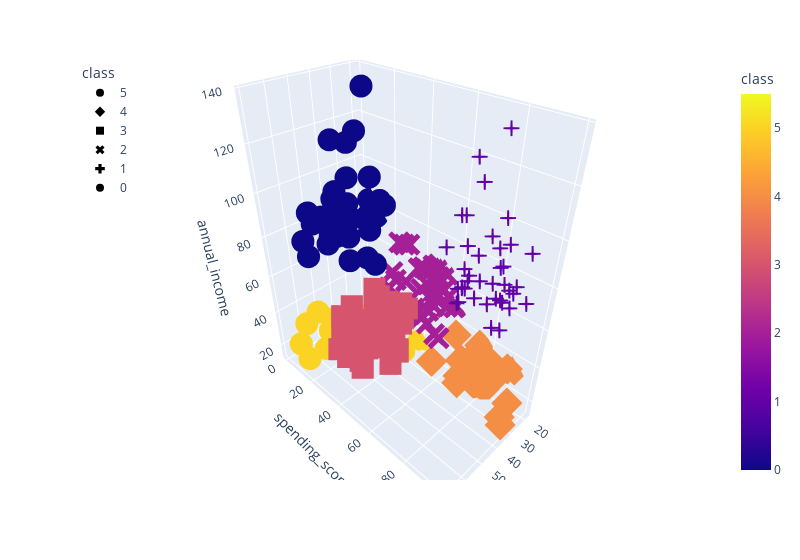

This figure's notebook cell:
### Code cell
# Plot the 3D-scatter with x="Annual Income", y="Spending Score (1-100)" and z="Age"
fig = px.scatter_3d(
    six_clusters,
    x="age",
    y="spending_score",
    z="annual_income",
    color="class",
    symbol="class",
    width=800,
)
fig.update_layout(legend=dict(x=0, y=1))
fig.show()

### Figure 1 — Plotly figure (JSON) as saved in the notebook; plotly's stock layout.template omitted (floating-point values rounded to 4 significant figures)
{"data": [{"hovertemplate": "class=%{marker.color}<br>age=%{x}<br>spending_score=%{y}<br>annual_income=%{z}<extra></extra>", "legendgroup": "5", "marker": {"color": [5, 5, 5, 5, 5, 5, 5, 5, 5, 5, 5, 5, 5, 5, 5, 5, 5, 5, 5, 5, 5], "coloraxis": "coloraxis", "symbol": "circle"}, "mode": "markers", "name": "5", "scene": "scene", "showlegend": true, "type": "scatter3d", "x": [19, 20, 31, 35, 64, 67, 58, 37, 35, 52, 35, 46, 54, 45, 40, 60, 53, 49, 42, 36, 49], "y": [39, 6, 40, 6, 3, 14, 15, 13, 35, 29, 35, 5, 14, 32, 31, 4, 4, 14, 17, 26, 28], "z": [15, 16, 17, 18, 19, 19, 20, 20, 21, 23, 24, 25, 28, 28, 29, 30, 33, 33, 34, 37, 39]}, {"hovertemplate": "class=%{marker.color}<br>age=%{x}<br>spending_score=%{y}<br>annual_income=%{z}<extra></extra>", "legendgroup": "4", "marker": {"color": [4, 4, 4, 4, 4, 4, 4, 4, 4, 4, 4, 4, 4, 4, 4, 4, 4, 4, 4, 4, 4, 4], "coloraxis": "coloraxis", "symbol": "diamond"}, "mode": "markers", "name": "4", "scene": "scene", "showlegend": true, "type": "scatter3d", "x": [21, 23, 22, 23, 30, 35, 24, 22, 20, 35, 25, 31, 29, 35, 23, 21, 18, 21, 30, 20, 24, 24], "y": [81, 77, 76, 94, 72, 99, 77, 79, 66, 98, 73, 73, 82, 61, 87, 73, 92, 81, 73, 75, 92, 65], "z": [15, 16, 17, 18, 19, 19, 20, 20, 21, 23, 24, 25, 28, 28, 29, 30, 33, 33, 34, 37, 38, 39]}, {"hovertemplate": "class=%{marker.color}<br>age=%{x}<br>spending_score=%{y}<br>annual_income=%{z}<extra></extra>", "legendgroup": "3", "marker": {"color": [3, 3, 3, 3, 3, 3, 3, 3, 3, 3, 3, 3, 3, 3, 3, 3, 3, 3, 3, 3, 3, 3, 3, 3, 3, 3, 3, 3, 3, 3, 3, 3, 3, 3, 3, 3, 3, 3, 3, 3, 3, 3, 3, 3, 3], "coloraxis": "coloraxis", "symbol": "square"}, "mode": "markers", "name": "3", "scene": "scene", "showlegend": true, "type": "scatter3d", "x": [65, 48, 50, 49, 59, 50, 47, 51, 69, 53, 70, 67, 54, 63, 43, 68, 70, 47, 60, 60, 59, 45, 49, 57, 67, 46, 48, 55, 50, 68, 48, 47, 48, 49, 67, 49, 66, 54, 68, 66, 65, 63, 49, 51, 50], "y": [35, 36, 55, 52, 60, 45, 41, 50, 46, 46, 56, 52, 59, 51, 50, 48, 55, 42, 49, 56, 47, 53, 42, 51, 41, 44, 46, 58, 46, 55, 49, 47, 42, 48, 59, 56, 50, 46, 43, 48, 52, 43, 59, 43, 57], "z": [38, 39, 40, 42, 43, 43, 43, 44, 44, 46, 46, 47, 47, 48, 48, 48, 49, 49, 50, 50, 54, 54, 54, 54, 54, 54, 54, 57, 58, 59, 60, 60, 61, 62, 62, 62, 63, 63, 63, 63, 63, 65, 65, 67, 67]}, {"hovertemplate": "class=%{marker.color}<br>age=%{x}<br>spending_score=%{y}<br>annual_income=%{z}<extra></extra>", "legendgroup": "2", "marker": {"color": [2, 2, 2, 2, 2, 2, 2, 2, 2, 2, 2, 2, 2, 2, 2, 2, 2, 2, 2, 2, 2, 2, 2, 2, 2, 2, 2, 2, 2, 2, 2, 2, 2, 2, 2, 2, 2, 2], "coloraxis": "coloraxis", "symbol": "x"}, "mode": "markers", "name": "2", "scene": "scene", "showlegend": true, "type": "scatter3d", "x": [31, 27, 29, 31, 33, 31, 27, 19, 18, 19, 32, 26, 40, 23, 38, 21, 22, 34, 18, 40, 32, 24, 27, 20, 23, 26, 21, 19, 38, 19, 18, 19, 27, 38, 40, 23, 25, 28], "y": [61, 47, 42, 42, 60, 54, 51, 55, 59, 59, 47, 54, 48, 52, 55, 57, 55, 60, 41, 40, 42, 52, 50, 49, 41, 55, 42, 54, 42, 46, 48, 50, 56, 40, 58, 29, 34, 40], "z": [39, 40, 40, 40, 42, 43, 46, 46, 48, 48, 48, 54, 54, 54, 54, 54, 57, 58, 59, 60, 60, 60, 60, 61, 62, 62, 62, 63, 64, 64, 65, 65, 67, 67, 69, 70, 72, 76]}, {"hovertemplate": "class=%{marker.color}<br>age=%{x}<br>spending_score=%{y}<br>annual_income=%{z}<extra></extra>", "legendgroup": "1", "marker": {"color": [1, 1, 1, 1, 1, 1, 1, 1, 1, 1, 1, 1, 1, 1, 1, 1, 1, 1, 1, 1, 1, 1, 1, 1, 1, 1, 1, 1, 1, 1, 1, 1, 1, 1, 1, 1, 1, 1, 1], "coloraxis": "coloraxis", "symbol": "cross"}, "mode": "markers", "name": "1", "scene": "scene", "showlegend": true, "type": "scatter3d", "x": [39, 31, 40, 38, 39, 31, 29, 32, 35, 32, 32, 28, 32, 34, 39, 38, 27, 30, 30, 29, 31, 36, 33, 32, 28, 36, 30, 27, 35, 32, 29, 30, 28, 36, 32, 38, 35, 32, 30], "y": [91, 77, 95, 75, 75, 71, 88, 73, 72, 93, 87, 97, 74, 90, 88, 76, 89, 78, 73, 83, 93, 75, 95, 63, 75, 92, 86, 69, 90, 86, 88, 97, 68, 85, 69, 91, 79, 74, 83], "z": [69, 70, 71, 71, 71, 72, 73, 73, 74, 75, 76, 77, 77, 78, 78, 78, 78, 78, 78, 79, 81, 85, 86, 87, 87, 87, 88, 88, 93, 97, 98, 99, 101, 103, 103, 113, 120, 126, 137]}, {"hovertemplate": "class=%{marker.color}<br>age=%{x}<br>spending_score=%{y}<br>annual_income=%{z}<extra></extra>", "legendgroup": "0", "marker": {"color": [0, 0, 0, 0, 0, 0, 0, 0, 0, 0, 0, 0, 0, 0, 0, 0, 0, 0, 0, 0, 0, 0, 0, 0, 0, 0, 0, 0, 0, 0, 0, 0, 0, 0, 0], "coloraxis": "coloraxis", "symbol": "circle"}, "mode": "markers", "name": "0", "scene": "scene", "showlegend": true, "type": "scatter3d", "x": [43, 59, 47, 20, 44, 19, 57, 25, 48, 34, 43, 44, 47, 37, 34, 56, 19, 50, 42, 36, 40, 36, 52, 58, 59, 37, 46, 41, 54, 41, 34, 33, 47, 45, 32], "y": [35, 11, 9, 5, 7, 10, 5, 12, 36, 22, 17, 20, 16, 1, 1, 35, 5, 26, 20, 27, 13, 10, 13, 15, 14, 32, 15, 39, 24, 17, 23, 8, 16, 28, 18], "z": [71, 71, 71, 73, 73, 74, 75, 77, 77, 78, 78, 78, 78, 78, 78, 79, 81, 85, 86, 87, 87, 87, 88, 88, 93, 97, 98, 99, 101, 103, 103, 113, 120, 126, 137]}], "layout": {"coloraxis": {"colorbar": {"title": {"text": "class"}}, "colorscale": [[0, "#0d0887"], [0.1111, "#46039f"], [0.2222, "#7201a8"], [0.3333, "#9c179e"], [0.4444, "#bd3786"], [0.5556, "#d8576b"], [0.6667, "#ed7953"], [0.7778, "#fb9f3a"], [0.8889, "#fdca26"], [1, "#f0f921"]]}, "legend": {"title": {"text": "class"}, "tracegroupgap": 0, "x": 0, "y": 1}, "margin": {"t": 60}, "scene": {"domain": {"x": [0, 1], "y": [0, 1]}, "xaxis": {"title": {"text": "age"}}, "yaxis": {"title": {"text": "spending_score"}}, "zaxis": {"title": {"text": "annual_income"}}}, "width": 800}}
